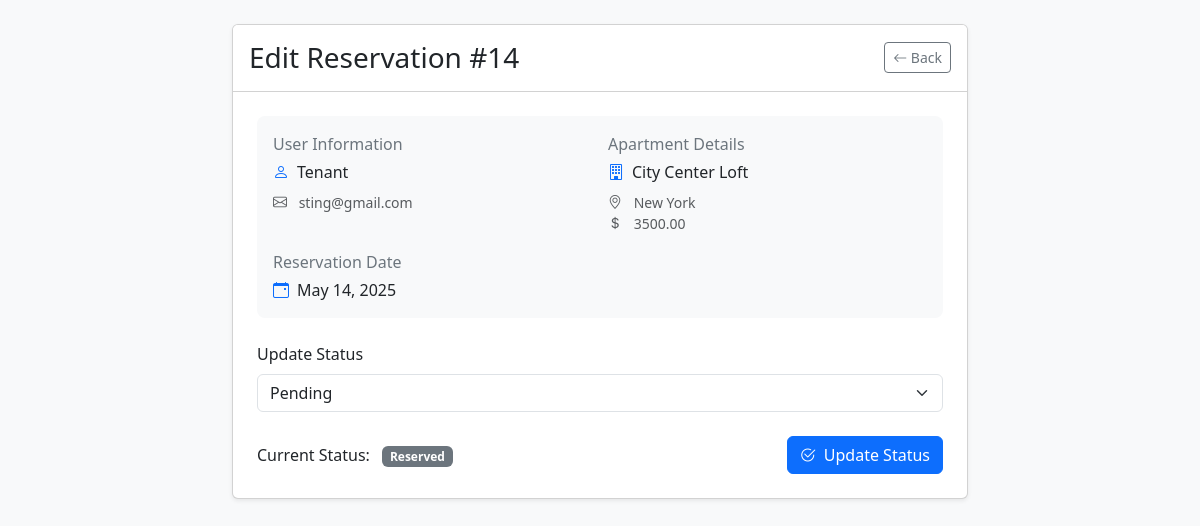
Page /ADMIN/edit_reservation.php?id=14 on the committed database.
### tables this page shows
CREATE TABLE `reservations` (
  `id` int(11) NOT NULL,
  `user_id` int(11) NOT NULL,
  `apartment_id` int(11) NOT NULL,
  `reservation_date` timestamp NOT NULL DEFAULT current_timestamp(),
  `duration` int(11) NOT NULL DEFAULT 30 COMMENT 'Duration in months',
  `status` enum('reserved','accepted','rejected','canceled') DEFAULT 'reserved',
  `start_date` date DEFAULT NULL,
  `end_date` date DEFAULT NULL,
  `updated_at` timestamp NULL DEFAULT NULL ON UPDATE current_timestamp()
);

CREATE TABLE `users` (
  `id` int(11) NOT NULL,
  `name` varchar(50) NOT NULL,
  `lastname` varchar(50) NOT NULL,
  `email` varchar(100) NOT NULL,
  `password` varchar(255) NOT NULL,
  `role` enum('tenant','landlord') NOT NULL DEFAULT 'tenant',
  `phone` varchar(20) DEFAULT NULL,
  `created_at` timestamp NOT NULL DEFAULT current_timestamp()
);

CREATE TABLE `apartments` (
  `id` int(11) NOT NULL,
  `name` varchar(255) NOT NULL,
  `location` varchar(255) NOT NULL,
  `price` decimal(10,2) NOT NULL,
  `available` tinyint(1) DEFAULT 1,
  `owner_id` int(11) DEFAULT NULL,
  `tenant_id` int(11) DEFAULT NULL,
  `description` text DEFAULT NULL,
  `bedrooms` int(11) DEFAULT 1,
  `bathrooms` int(11) DEFAULT 1,
  `furnished` tinyint(1) DEFAULT 0,
  `pets_allowed` tinyint(1) DEFAULT 0,
  `parking` tinyint(1) DEFAULT 0,
  `internet` tinyint(1) DEFAULT 0,
  `created_at` timestamp NOT NULL DEFAULT current_timestamp(),
  `updated_at` timestamp NULL DEFAULT NULL ON UPDATE current_timestamp(),
  `image_url` varchar(255) DEFAULT NULL
);

### ADMIN/edit_reservation.php (the view, shortened to what this page needs)
<?php
$host = 'localhost';
$dbname = 'boarding_house_system';
$username = 'root';
$password = '';
$mysqli = new mysqli($host, $username, $password, $dbname);
$reservationId = intval($_GET['id']);
$sql = "SELECT r.*,
               u.name as user_name, u.email as user_email,
               a.name as apartment_name, a.location as apartment_location, a.price
        FROM reservations r
        JOIN users u ON r.user_id = u.id
        JOIN apartments a ON r.apartment_id = a.id
        WHERE r.id = ?";
$stmt = $mysqli->prepare($sql);
$stmt->bind_param("i", $reservationId);
$stmt->execute();
$result = $stmt->get_result();
$reservation = $result->fetch_assoc();
function getStatusBadgeClass($status) {
    switch (strtolower($status)) {
        default:
            return 'bg-secondary';
    }
}
?>
<!DOCTYPE html>
<html lang="en">
<head>
    <link href="https://cdn.jsdelivr.net/npm/bootstrap@5.3.2/dist/css/bootstrap.min.css" rel="stylesheet">
    <link href="https://cdn.jsdelivr.net/npm/bootstrap-icons/font/bootstrap-icons.css" rel="stylesheet">
</head>
<body class="bg-light">
    <div class="container py-4">
        <div class="row justify-content-center">
            <div class="col-md-8">
                <div class="card">
                    <div class="card-header bg-white py-3">
                        <div class="d-flex justify-content-between align-items-center">
                            <h1 class="h3 mb-0">Edit Reservation #<?php echo $reservationId; ?></h1>
                            <a href="manage_reservations.php" class="btn btn-outline-secondary btn-sm">
                                <i class="bi bi-arrow-left"></i> Back
                            </a>
                        </div>
                    </div>
                    <div class="card-body p-4">
                        <div class="reservation-info p-3 mb-4">
                            <div class="row g-3">
                                <div class="col-md-6">
                                    <p class="detail-label mb-1">User Information</p>
                                    <div class="d-flex align-items-center mb-2">
                                        <i class="bi bi-person text-primary me-2"></i>
                                        <?php echo htmlspecialchars($reservation['user_name']); ?>
                                    </div>
                                    <div class="small text-muted">
                                        <i class="bi bi-envelope me-2"></i>
                                        <?php echo htmlspecialchars($reservation['user_email']); ?>
                                    </div>
                                </div>
                                <div class="col-md-6">
                                    <p class="detail-label mb-1">Apartment Details</p>
                                    <div class="d-flex align-items-center mb-2">
                                        <i class="bi bi-building text-primary me-2"></i>
                                        <?php echo htmlspecialchars($reservation['apartment_name']); ?>
                                    </div>
                                    <div class="small text-muted">
                                        <i class="bi bi-geo-alt me-2"></i>
                                        <?php echo htmlspecialchars($reservation['apartment_location']); ?>
                                    </div>
                                    <div class="small text-muted">
                                        <i class="bi bi-currency-dollar me-2"></i>
                                        <?php echo htmlspecialchars($reservation['price']); ?>
                                    </div>
                                </div>
                                <div class="col-12">
                                    <p class="detail-label mb-1">Reservation Date</p>
                                    <div class="d-flex align-items-center">
                                        <i class="bi bi-calendar-event text-primary me-2"></i>
                                        <?php echo date('F d, Y', strtotime($reservation['reservation_date'])); ?>
                                    </div>
                                </div>
                            </div>
                        </div>
                        <form action="" method="POST">
                            <div class="mb-4">
                                <label for="status" class="form-label">Update Status</label>
                                <select class="form-select" id="status" name="status" required>
                                    <option value="pending" <?php if ($reservation['status'] === 'pending') echo 'selected'; ?>>Pending</option>
                                </select>
                            </div>
                            <div class="d-flex align-items-center justify-content-between">
                                <div>
                                    <span class="me-2">Current Status:</span>
                                    <span class="badge <?php echo getStatusBadgeClass($reservation['status']); ?>">
                                        <?php echo ucfirst(htmlspecialchars($reservation['status'])); ?>
                                    </span>
                                </div>
                                <button type="submit" class="btn btn-primary">
                                    <i class="bi bi-check2-circle me-2"></i>Update Status
                                </button>
                            </div>
                        </form>
                    </div>
                </div>
            </div>
        </div>
    </div>
</body>
</html>

### ADMIN/edit_reservation.php (style rules this page uses)
.card { box-shadow: 0 0.125rem 0.25rem rgba(0, 0, 0, 0.075); }
.detail-label { font-weight: 500; color: #6c757d; }
.reservation-info { background-color: #f8f9fa; border-radius: 0.5rem; }

### rows in the picture
reservations: user.name "Tenant", user.email "sting@gmail.com", apartment.name "City Center Loft", apartment.location "New York", apartment.price "3500.00", reservation_date "May 14, 2025", status "Reserved"

### other values in the picture
$reservationId "14"
